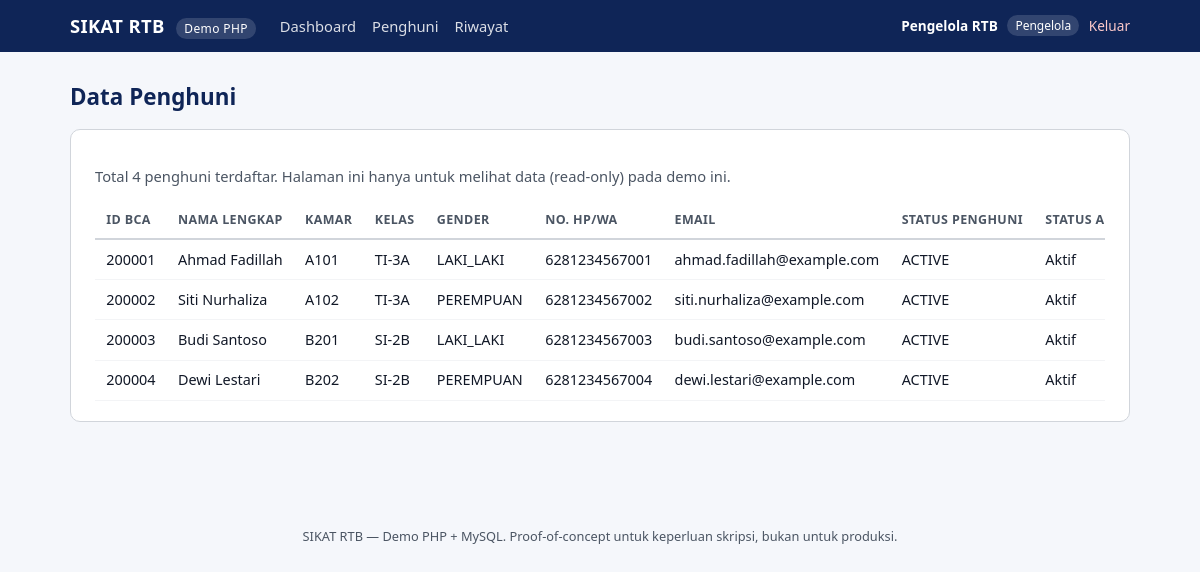
The page /manager/residents.php (signed in) on the database its author committed.
### tables this page shows
CREATE TABLE IF NOT EXISTS master_residents (
  id INT AUTO_INCREMENT PRIMARY KEY,
  bca_id VARCHAR(50) NOT NULL UNIQUE,
  full_name VARCHAR(255) NOT NULL,
  room_number VARCHAR(50) NOT NULL,
  class_name VARCHAR(100) NOT NULL,
  gender VARCHAR(30) NOT NULL DEFAULT 'TIDAK_DISEBUTKAN',
  resident_status VARCHAR(30) NOT NULL DEFAULT 'ACTIVE',
  phone_number VARCHAR(30),
  email VARCHAR(255),
  created_at DATETIME NOT NULL DEFAULT CURRENT_TIMESTAMP,
  updated_at DATETIME NOT NULL DEFAULT CURRENT_TIMESTAMP
);

### includes/helpers.php (called while the page is built, shortened)
<?php
function h(?string $value): string
{
    return htmlspecialchars($value ?? '', ENT_QUOTES, 'UTF-8');
}

### manager/residents.php (the view, shortened to what this page needs)
<?php
require_once __DIR__ . '/../includes/helpers.php';
$db   = getDb();
$residents = $db->query("
    SELECT r.*, CASE WHEN a.id IS NULL THEN 'Belum Ada Akun' ELSE 'Aktif' END AS account_status
    FROM master_residents r LEFT JOIN accounts a ON a.resident_id = r.id
    ORDER BY r.room_number ASC, r.full_name ASC
")->fetchAll();
require __DIR__ . '/../includes/layout_start.php';
?>
<section class="card">
    <p class="muted">Total <?= count($residents) ?> penghuni terdaftar. Halaman ini hanya untuk melihat data (read-only) pada demo ini.</p>
    <div class="table-wrap">
    <table class="data-table">
        <thead>
        <tr>
            <th>ID BCA</th>
            <th>Nama Lengkap</th>
            <th>Kamar</th>
            <th>Kelas</th>
            <th>Gender</th>
            <th>No. HP/WA</th>
            <th>Email</th>
            <th>Status Penghuni</th>
            <th>Status Akun</th>
        </tr>
        </thead>
        <tbody>
        <?php foreach ($residents as $r): ?>
            <tr>
                <td><?= h($r['bca_id']) ?></td>
                <td><?= h($r['full_name']) ?></td>
                <td><?= h($r['room_number']) ?></td>
                <td><?= h($r['class_name']) ?></td>
                <td><?= h($r['gender']) ?></td>
                <td><?= h($r['phone_number'] ?: '-') ?></td>
                <td><?= h($r['email'] ?: '-') ?></td>
                <td><?= h($r['resident_status']) ?></td>
                <td><?= h($r['account_status']) ?></td>
            </tr>
        <?php endforeach; ?>
        </tbody>
    </table>
    </div>
</section>
<?php require __DIR__ . '/../includes/layout_end.php'; ?>

### assets/style.css (style rules this page uses)
:root { --navy: #0f2557; --blue: #1d4ed8; --blue-light: #eef2ff; --green: #15803d; --green-light: #ecfdf3; --red: #b91c1c; --red-light: #fef2f2; --amber: #b45309; --amber-light: #fffbeb; --gray-900: #111827; --gray-600: #4b5563; --gray-300: #d1d5db; --gray-100: #f3f4f6; --bg: #f5f7fb; --white: #ffffff; }
* { box-sizing: border-box; }
body { margin: 0; font-family: "Segoe UI", Arial, Helvetica, sans-serif; background: var(--bg); color: var(--gray-900); line-height: 1.5; }
.card { background: var(--white); border: 1px solid var(--gray-300); border-radius: 10px; padding: 1.25rem 1.5rem; margin-bottom: 1.25rem; }
.muted { color: var(--gray-600); font-size: 0.92rem; }
.table-wrap { overflow-x: auto; }
.data-table { width: 100%; border-collapse: collapse; font-size: 0.9rem; }
.data-table th, .data-table td { padding: 0.55rem 0.7rem; border-bottom: 1px solid var(--gray-100); text-align: left; white-space: nowrap; }
.data-table th { color: var(--gray-600); font-size: 0.78rem; text-transform: uppercase; letter-spacing: 0.03em; border-bottom: 2px solid var(--gray-300); }

### rows shown on the page
master_residents: bca "200001", full_name "Ahmad Fadillah", room_number "A101", class_name "TI-3A", gender "LAKI_LAKI", phone_number "6281234567001", email "ahmad.fadillah@example.com", resident_status "ACTIVE", account_status "Aktif"
master_residents: bca "200002", full_name "Siti Nurhaliza", room_number "A102", class_name "TI-3A", gender "PEREMPUAN", phone_number "6281234567002", email "siti.nurhaliza@example.com", resident_status "ACTIVE", account_status "Aktif"
master_residents: bca "200003", full_name "Budi Santoso", room_number "B201", class_name "SI-2B", gender "LAKI_LAKI", phone_number "6281234567003", email "budi.santoso@example.com", resident_status "ACTIVE", account_status "Aktif"
master_residents: bca "200004", full_name "Dewi Lestari", room_number "B202", class_name "SI-2B", gender "PEREMPUAN", phone_number "6281234567004", email "dewi.lestari@example.com", resident_status "ACTIVE", account_status "Aktif"

### other values the page prints
$user['full_name'] "Pengelola RTB"
roleLabel($user['role']) "Pengelola"
$pageTitle "Data Penghuni"
count($residents) "4"
